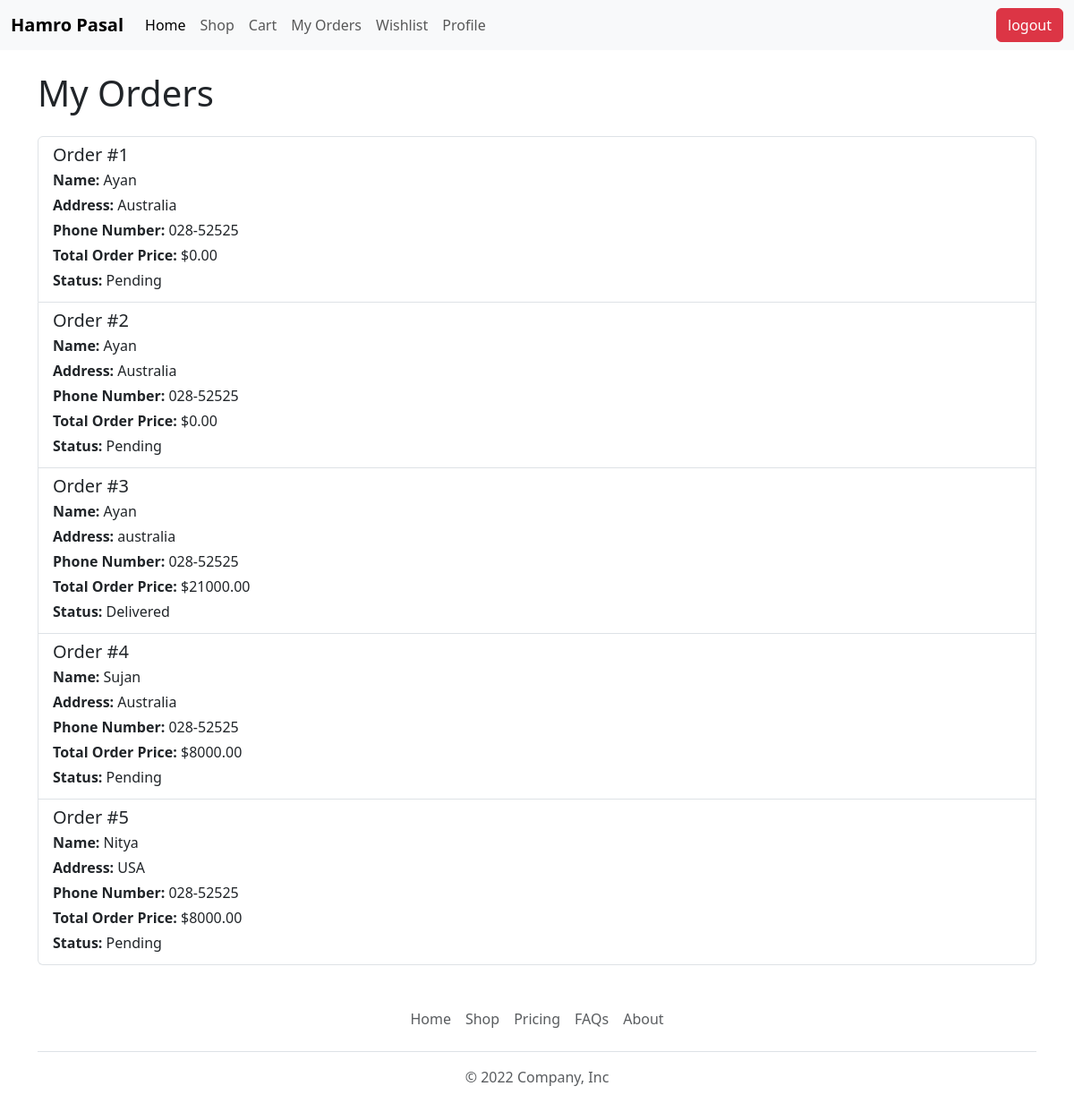
/orders/ (signed in), run on the app's committed database.
### ecommerce/models.py (models this page shows, shortened)
class Order(models.Model):
    STATUS_CHOICES = [
        ('Pending','Pending'),
        ('Delivered', 'Delivered'),
        ('Cancelled', 'Cancelled'),
    ]
    user = models.ForeignKey(User, on_delete=models.CASCADE)
    name = models.CharField(max_length=50)
    address = models.CharField(max_length=500)
    phone_number = models.CharField(max_length=15)
    total_order_price = models.DecimalField(max_digits=10, decimal_places=2,default=0)
    status = models.CharField(choices = STATUS_CHOICES, default="Pending", max_length=225)

### ecommerce/views.py (the view)
# urls.py: path('orders/', orders),
def orders(request):
    user = request.user
    if user.is_authenticated:
      orders = Order.objects.filter(user=user)
    else:
        orders=None
    return render (request, 'frontend/orders.html',{'orders':orders})

### templates/frontend/orders.html (shortened to what this page needs)
{% extends 'frontend/layout/main.html' %}
{% block content %}
<div class="container mt-4">
    <h1>My Orders</h1>
    {% if user.is_authenticated %}
    {% if orders %}
    <div class="list-group mt-4">
        {% for order in orders %}
        <div class="list-group-item">
            <h5 class="mb-1">Order #{{ order.id }}</h5>
            <p class="mb-1"><strong>Name:</strong> {{ order.name }}</p>
            <p class="mb-1"><strong>Address:</strong> {{ order.address }}</p>
            <p class="mb-1"><strong>Phone Number:</strong> {{ order.phone_number }}</p>
            <p class="mb-1"><strong>Total Order Price:</strong> ${{ order.total_order_price }}</p>
            <p class="mb-1"><strong>Status:</strong> {{ order.status }}</p>
        </div>
        {% endfor %}
    </div>
    {% else %}
    <p class="text-center">No orders available.</p>
    {% endif %}
    {% else %}
    <p>Please <a href='/login/'>log in</a> to view your orders.</p>
    {% endif %}
</div>
{% endblock %}

### data on the page
Order: id "1", name "Ayan", address "Australia", phone_number "028-52525", total_order_price "0.00", status "Pending"
Order: id "2", name "Ayan", address "Australia", phone_number "028-52525", total_order_price "0.00", status "Pending"
Order: id "3", name "Ayan", address "australia", phone_number "028-52525", total_order_price "21000.00", status "Delivered"
Order: id "4", name "Sujan", address "Australia", phone_number "028-52525", total_order_price "8000.00", status "Pending"
Order: id "5", name "Nitya", address "USA", phone_number "028-52525", total_order_price "8000.00", status "Pending"
